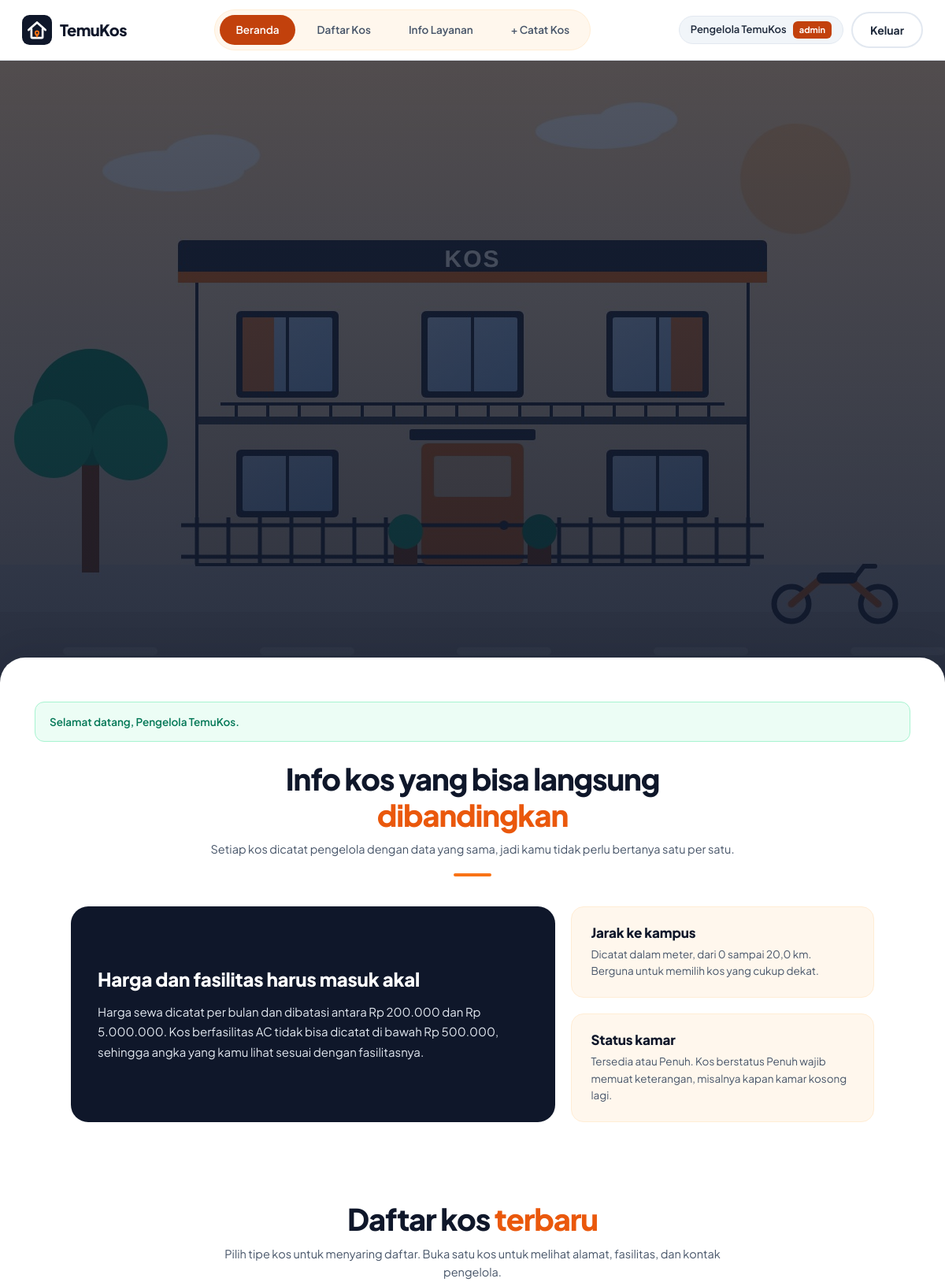
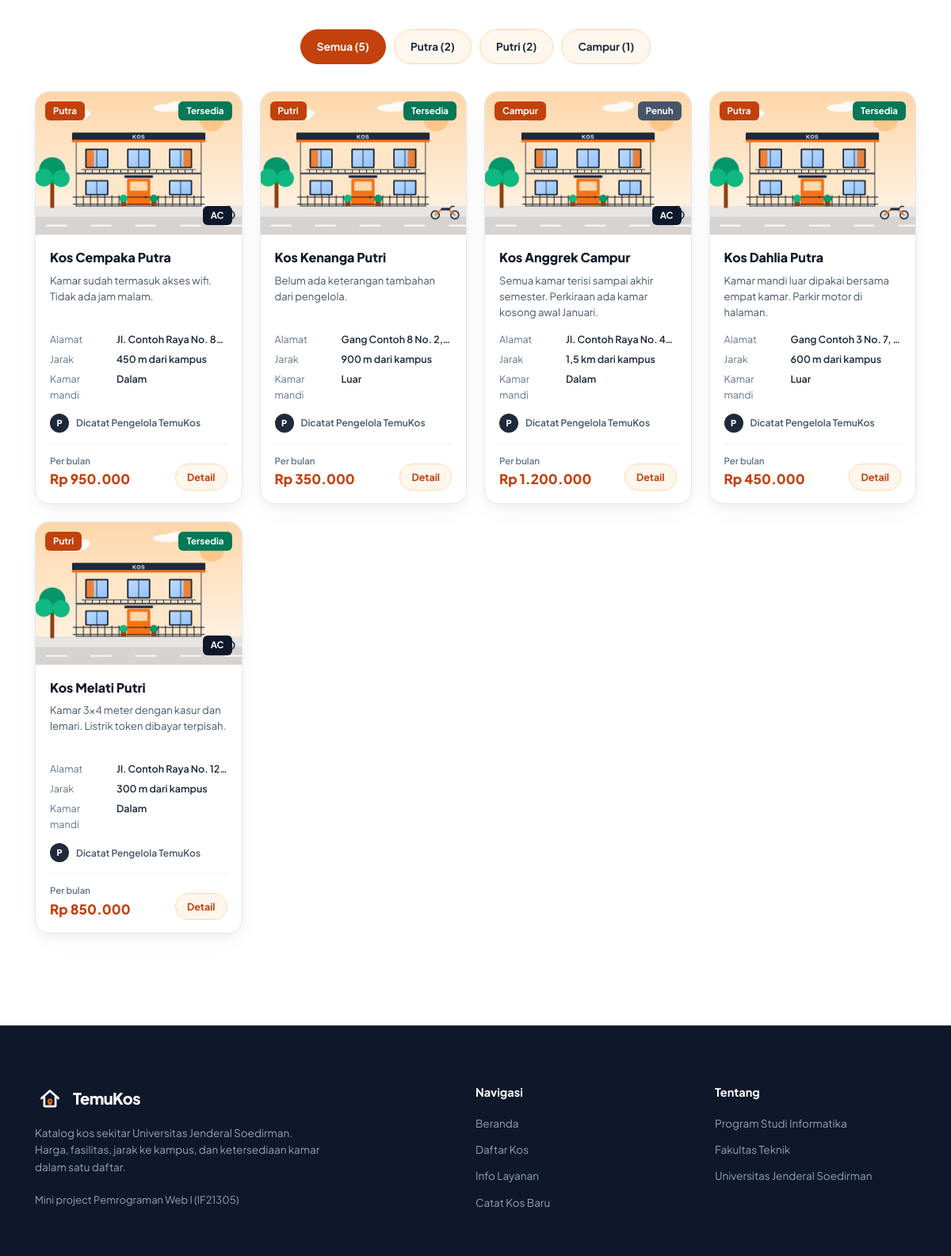
The app's page /daftar.php (signed in) with its own data (2 pictures, top to bottom).
### tables this page shows
CREATE TABLE pengguna (
  id INT UNSIGNED AUTO_INCREMENT PRIMARY KEY,
  username VARCHAR(30) NOT NULL UNIQUE,             
  nama VARCHAR(100) NOT NULL,
  peran ENUM('admin','anggota') NOT NULL DEFAULT 'anggota',
  hash_sandi VARCHAR(255) NOT NULL,                 
  dibuat_pada DATETIME NOT NULL DEFAULT CURRENT_TIMESTAMP
);

CREATE TABLE kos (
  id INT UNSIGNED AUTO_INCREMENT PRIMARY KEY,
  pengguna_id INT UNSIGNED NOT NULL,                
  nama_kos VARCHAR(150) NOT NULL,
  tipe ENUM('Putra','Putri','Campur') NOT NULL,
  fasilitas ENUM('Kipas angin','AC') NOT NULL,
  kamar_mandi ENUM('Dalam','Luar') NOT NULL,
  harga INT UNSIGNED NOT NULL,                      
  jarak_m INT UNSIGNED NOT NULL,                    
  alamat VARCHAR(150) NOT NULL,
  ketersediaan ENUM('Tersedia','Penuh') NOT NULL DEFAULT 'Tersedia',
  deskripsi VARCHAR(2000) DEFAULT NULL,             
  kontak VARCHAR(60) NOT NULL,
  foto_kos VARCHAR(255) DEFAULT NULL,
  dibuat_pada DATETIME NOT NULL DEFAULT CURRENT_TIMESTAMP,
  FOREIGN KEY (pengguna_id) REFERENCES pengguna (id)  
);

### sesi.php (called while the page is built, shortened)
<?php
function e(?string $teks): string
{
    return htmlspecialchars($teks ?? '', ENT_QUOTES | ENT_SUBSTITUTE, 'UTF-8');
}
function ambilFlash(): ?string
{
    $pesan = $_SESSION['flash'] ?? null;
    return $pesan;
}
    ?>

### validasi.php (called while the page is built, shortened)
<?php
function formatRupiah(int $nominal): string
{
    return 'Rp ' . number_format($nominal, 0, ',', '.');
}
function formatJarak(int $meter): string
{
    if ($meter < 1000) {
        return $meter . ' m';
    }
    return number_format($meter / 1000, 1, ',', '.') . ' km';
}

### daftar.php (the view, shortened to what this page needs)
<?php
require_once __DIR__ . '/sesi.php';
require_once __DIR__ . '/koneksi.php';
require_once __DIR__ . '/validasi.php';
require_once __DIR__ . '/tampilan.php';
$pengguna = penggunaAktif();
$pesan    = ambilFlash();
try {
    $sql = 'SELECT k.id, k.nama_kos, k.tipe, k.fasilitas, k.kamar_mandi, k.harga, k.jarak_m,
                   k.alamat, k.ketersediaan, k.deskripsi, k.foto_kos, k.dibuat_pada,
                   u.nama AS pencatat
            FROM kos AS k
            JOIN pengguna AS u ON u.id = k.pengguna_id
            ORDER BY k.dibuat_pada DESC, k.id DESC';
    $daftar = $db->query($sql)->fetch_all(MYSQLI_ASSOC);
} catch (mysqli_sql_exception $ex) {
    error_log('[Read Daftar Gagal] ' . $ex->getMessage());
    tampilkanGalat(500, 'Daftar belum bisa dimuat', 'Terjadi gangguan saat mengambil data kos. Muat ulang halaman ini beberapa saat lagi.');
}
$filterTipe = $_GET['tipe'] ?? 'Semua';
$sedangFilter = $filterTipe !== 'Semua';
$jumlahPerTipe = array_fill_keys(DAFTAR_TIPE, 0);
foreach ($daftar as $baris) {
    $jumlahPerTipe[$baris['tipe']]++;
}
?>
<!DOCTYPE html>
<html lang="id">
<head>
    <link rel="stylesheet" href="style.css">
</head>
<body>
    <?php topbarUtama($pengguna, $sedangFilter ? 'katalog' : 'beranda'); ?>
    <section class="hero-banner">
        <div class="hero-overlay"></div>
    </section>
    <div class="main-sheet">
        <div class="container">
            <?php if ($pesan !== null): ?>
                <div class="alert alert-success" role="status"><?= e($pesan) ?></div>
            <?php endif; ?>
            <section id="solusi" class="info-section">
                <div class="section-head">
                    <h2 class="section-title">Info kos yang bisa langsung <span class="text-orange">dibandingkan</span></h2>
                    <p class="section-subtitle">
                        Setiap kos dicatat pengelola dengan data yang sama, jadi kamu tidak perlu bertanya satu per satu.
                    </p>
                    <div class="section-divider"></div>
                </div>
                <div class="info-grid">
                    <article class="info-utama">
                        <h3 class="info-judul">Harga dan fasilitas harus masuk akal</h3>
                        <p>
                            Harga sewa dicatat per bulan dan dibatasi antara <?= e(formatRupiah(HARGA_MIN)) ?> dan <?= e(formatRupiah(HARGA_MAX)) ?>.
                            Kos berfasilitas AC tidak bisa dicatat di bawah <?= e(formatRupiah(HARGA_MIN_AC)) ?>, sehingga angka yang kamu lihat
                            sesuai dengan fasilitasnya.
                        </p>
                    </article>
                    <article class="info-samping">
                        <h3 class="info-judul">Jarak ke kampus</h3>
                        <p>Dicatat dalam meter, dari 0 sampai <?= e(formatJarak(JARAK_MAKS_M)) ?>. Berguna untuk memilih kos yang cukup dekat.</p>
                    </article>
                    <article class="info-samping">
                        <h3 class="info-judul">Status kamar</h3>
                        <p>Tersedia atau Penuh. Kos berstatus Penuh wajib memuat keterangan, misalnya kapan kamar kosong lagi.</p>
                    </article>
                </div>
            </section>
            <section id="katalog" class="catalog-section">
                <div class="section-head">
                    <h2 class="section-title">Daftar kos <span class="text-orange">terbaru</span></h2>
                    <p class="section-subtitle">
                        Pilih tipe kos untuk menyaring daftar. Buka satu kos untuk melihat alamat, fasilitas, dan kontak pengelola.
                    </p>
                </div>
                <nav class="category-pills" aria-label="Filter tipe kos">
                    <a href="daftar.php#katalog" class="cat-pill <?= !$sedangFilter ? 'active' : '' ?>">Semua (<?= count($daftar) ?>)</a>
                    <?php foreach (DAFTAR_TIPE as $tipe): ?>
                        <a href="daftar.php?tipe=<?= urlencode($tipe) ?>#katalog" class="cat-pill <?= $filterTipe === $tipe ? 'active' : '' ?>">
                            <?= e($tipe) ?> (<?= (int) $jumlahPerTipe[$tipe] ?>)
                        </a>
                    <?php endforeach; ?>
                </nav>
                <div class="catalog-grid">
                    <?php
                    foreach ($daftar as $baris):
                        $inisial = mb_strtoupper(mb_substr($baris['pencatat'], 0, 1));
                        $kelasKetersediaan = $baris['ketersediaan'] === 'Tersedia' ? 'status-tersedia' : 'status-penuh';
                    ?>
                        <a href="detail.php?id=<?= (int) $baris['id'] ?>" class="item-card">
                            <div class="card-media">
                                <?php if (!empty($baris['foto_kos']) && is_file(__DIR__ . '/' . $baris['foto_kos'])): ?>
                                    <img src="<?= e($baris['foto_kos']) ?>" alt="Foto <?= e($baris['nama_kos']) ?>">
                                <?php else: ?>
                                    <div class="card-visual-fallback">
                                        <span class="fallback-cat">Foto belum tersedia</span>
                                    </div>
                                <?php endif; ?>
                                <span class="pill-top-left"><?= e($baris['tipe']) ?></span>
                                <span class="pill-top-right <?= $kelasKetersediaan ?>"><?= e($baris['ketersediaan']) ?></span>
                                <?php if ($baris['fasilitas'] === 'AC'): ?>
                                    <span class="pill-bottom-right">AC</span>
                                <?php endif; ?>
                            </div>
                            <div class="card-body">
                                <h3 class="card-title"><?= e($baris['nama_kos']) ?></h3>
                                <p class="card-desc"><?= ($baris['deskripsi'] ?? '') !== '' ? e($baris['deskripsi']) : 'Belum ada keterangan tambahan dari pengelola.' ?></p>
                                <div class="card-meta-list">
                                    <div class="card-meta-item"><span class="meta-label">Alamat</span><span class="meta-val"><?= e($baris['alamat']) ?></span></div>
                                    <div class="card-meta-item"><span class="meta-label">Jarak</span><span class="meta-val"><?= e(formatJarak((int) $baris['jarak_m'])) ?> dari kampus</span></div>
                                    <div class="card-meta-item"><span class="meta-label">Kamar mandi</span><span class="meta-val"><?= e($baris['kamar_mandi']) ?></span></div>
                                </div>
                                <div class="card-author">
                                    <span class="author-avatar"><?= e($inisial) ?></span>
                                    <span class="author-name">Dicatat <?= e($baris['pencatat']) ?></span>
                                </div>
                                <div class="card-footer">
                                    <div>
                                        <div class="price-label">Per bulan</div>
                                        <div class="price-amount"><?= e(formatRupiah((int) $baris['harga'])) ?></div>
                                    </div>
                                    <span class="card-detail-btn">Detail</span>
                                </div>
                            </div>
                        </a>
                    <?php endforeach; ?>
                </div>
            </section>
        </div>
    </div>
    <?php footerSitus($pengguna); ?>
</body>
</html>

### tampilan.php (shortened to what this page needs)
<?php
function topbarUtama(array $pengguna, string $aktif = ''): void
{
    $kelas = fn(string $nama): string => $aktif === $nama ? 'nav-pill-item active' : 'nav-pill-item';
    ?>
    <header class="topbar">
        <div class="topbar-inner">
            <a href="daftar.php" class="brand">
                <img class="brand-logo" src="assets/logo-temukos.svg" alt="" width="38" height="38">
                <span>TemuKos</span>
            </a>
            <nav class="nav-pills" id="mainNav" aria-label="Navigasi utama">
                <a href="daftar.php" data-nav="beranda" class="<?= $kelas('beranda') ?>">Beranda</a>
                <a href="daftar.php#katalog" data-nav="katalog" class="<?= $kelas('katalog') ?>">Daftar Kos</a>
                <a href="daftar.php#solusi" data-nav="solusi" class="<?= $kelas('solusi') ?>">Info Layanan</a>
                <?php if ($pengguna['peran'] === 'admin'): ?>
                    <a href="tambah.php" class="<?= $kelas('tambah') ?>">+ Catat Kos</a>
                <?php endif; ?>
            </nav>
            <div class="user-actions">
                <span class="user-badge">
                    <?= e($pengguna['nama']) ?>
                    <span class="role-tag"><?= e($pengguna['peran']) ?></span>
                </span>
                <a href="logout.php" class="btn btn-secondary">Keluar</a>
            </div>
        </div>
    </header>
    <?php
}
function footerSitus(array $pengguna): void
{
    ?>
    <footer class="site-footer">
        <div class="footer-inner">
            <div class="footer-col brand-col">
                <div class="brand">
                    <img class="brand-logo" src="assets/logo-temukos.svg" alt="" width="38" height="38">
                    <span>TemuKos</span>
                </div>
                <p class="footer-desc">
                    Katalog kos sekitar Universitas Jenderal Soedirman. Harga, fasilitas, jarak ke kampus, dan ketersediaan kamar dalam satu daftar.
                </p>
                <p class="footer-copyright">Mini project Pemrograman Web I (IF21305)</p>
            </div>
            <div class="footer-col">
                <h4 class="footer-heading">Navigasi</h4>
                <ul class="footer-links">
                    <li><a href="daftar.php">Beranda</a></li>
                    <li><a href="daftar.php#katalog">Daftar Kos</a></li>
                    <li><a href="daftar.php#solusi">Info Layanan</a></li>
                    <?php if ($pengguna['peran'] === 'admin'): ?>
                        <li><a href="tambah.php">Catat Kos Baru</a></li>
                    <?php endif; ?>
                </ul>
            </div>
            <div class="footer-col">
                <h4 class="footer-heading">Tentang</h4>
                <ul class="footer-links">
                    <li><span class="footer-text">Program Studi Informatika</span></li>
                    <li><span class="footer-text">Fakultas Teknik</span></li>
                    <li><span class="footer-text">Universitas Jenderal Soedirman</span></li>
                </ul>
            </div>
        </div>
    </footer>
    <?php
}
    ?>

### records on screen
pengguna: nama "Pengelola TemuKos"
kos: foto_kos (picture), tipe "Putra", ketersediaan "Tersedia", fasilitas "AC", nama_kos "Kos Cempaka Putra", deskripsi "Kamar sudah termasuk akses wifi. Tidak ada jam malam.", alamat "Jl. Contoh Raya No. 8…", jarak_m "450 m", kamar_mandi "Dalam", pengguna.nama "P", pengguna.nama "Pengelola TemuKos", harga "Rp 950.000"
kos: foto_kos (picture), tipe "Putri", ketersediaan "Tersedia", nama_kos "Kos Kenanga Putri", shows "Belum ada keterangan tambahan dari pengelola.", alamat "Gang Contoh 8 No. 2,…", jarak_m "900 m", kamar_mandi "Luar", pengguna.nama "P", pengguna.nama "Pengelola TemuKos", harga "Rp 350.000"
kos: foto_kos (picture), tipe "Campur", ketersediaan "Penuh", fasilitas "AC", nama_kos "Kos Anggrek Campur", deskripsi "Semua kamar terisi sampai akhir semester. Perkiraan ada kamar kosong awal Januari.", alamat "Jl. Contoh Raya No. 4…", jarak_m "1,5 km", kamar_mandi "Dalam", pengguna.nama "P", pengguna.nama "Pengelola TemuKos", harga "Rp 1.200.000"
kos: foto_kos (picture), tipe "Putra", ketersediaan "Tersedia", nama_kos "Kos Dahlia Putra", deskripsi "Kamar mandi luar dipakai bersama empat kamar. Parkir motor di halaman.", alamat "Gang Contoh 3 No. 7,…", jarak_m "600 m", kamar_mandi "Luar", pengguna.nama "P", pengguna.nama "Pengelola TemuKos", harga "Rp 450.000"
kos: foto_kos (picture), tipe "Putri", ketersediaan "Tersedia", fasilitas "AC", nama_kos "Kos Melati Putri", deskripsi "Kamar 3x4 meter dengan kasur dan lemari. Listrik token dibayar terpisah.", alamat "Jl. Contoh Raya No. 12…", jarak_m "300 m", kamar_mandi "Dalam", pengguna.nama "P", pengguna.nama "Pengelola TemuKos", harga "Rp 850.000"

### other values on screen
$pengguna['peran'] "admin"
$pesan "Selamat datang, Pengelola TemuKos."
formatRupiah(HARGA_MIN) "Rp 200.000"
formatRupiah(HARGA_MAX) "Rp 5.000.000"
formatRupiah(HARGA_MIN_AC) "Rp 500.000"
formatJarak(JARAK_MAKS_M) "20,0 km"
count($daftar) "5"
$tipe "Putra"
$jumlahPerTipe[$tipe] "2"
$tipe "Putri"
$tipe "Campur"
$jumlahPerTipe[$tipe] "1"
